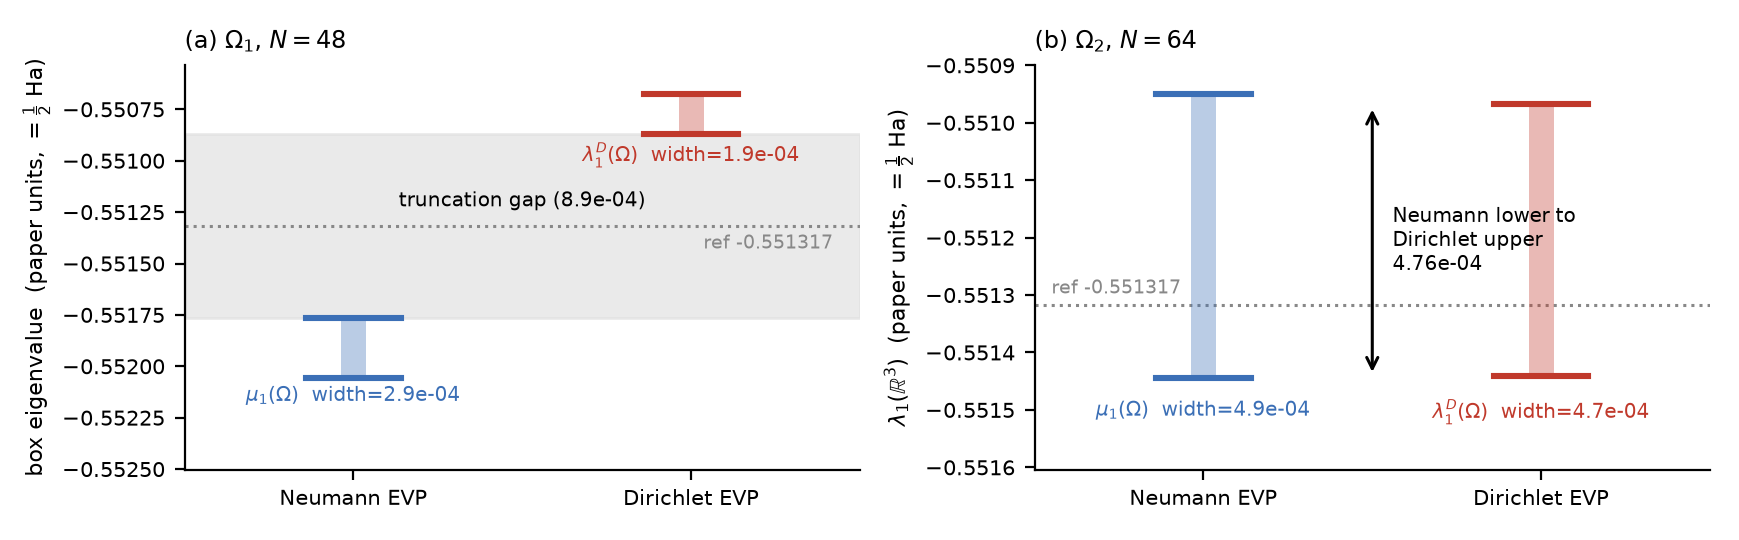

Write Python code to recreate this figure.
"""Regenerate Figure 5 (fig5_twosided_bc): two-sided certified brackets for each boundary
condition, Galerkin tier.  All values are read from the certificate files named below; nothing is
typed in.  Energies are in paper units (= 1/2 hartree).

  panel (a)  Omega_1 (L=10), N=48
      Neumann  mu_1(Omega):  ../certificates/upper_lower_truncation.json  rows[N=48] lg_lower / ritz_upper
      Dirichlet lambda_1^D:  ../certificates/dirichlet_brackets_all_domains.json domains.Omega1.rows.48
  panel (b)  Omega_2 (L=20), N=64
      Neumann  mu_1(Omega):  ../certificates/R3_enclosure_Omega2_N64.json  two_sided_enclosure_N64.lower_certified_best
                             upper = Neumann Ritz value mu_{1,N}, ../certificates/handoff_b2_omega2.json  mu1N
      Dirichlet lambda_1^D:  ../certificates/dirichlet_brackets_all_domains.json domains.Omega2.rows.64
"""
import json
import matplotlib
matplotlib.use("Agg")
import matplotlib.pyplot as plt

REF = -0.55131710724745          # exact lambda_1(R^3), paper units, eq. (lam1exact)
UL  = json.load(open("../certificates/upper_lower_truncation.json"))
DB  = json.load(open("../certificates/dirichlet_brackets_all_domains.json"))
R3  = json.load(open("../certificates/R3_enclosure_Omega2_N64.json"))
HB  = json.load(open("../certificates/handoff_b2_omega2.json"))

row48 = next(r for r in UL["rows"] if int(r["N"]) == 48)
neu1 = (row48["lg_lower"], row48["ritz_upper"])
d1   = DB["domains"]["Omega1"]["rows"]["48"]
dir1 = (d1["lambda1D_lower"], d1["lambda1D_upper"])
gap1 = dir1[0] - neu1[1]

neu2 = (R3["two_sided_enclosure_N64"]["lower_certified_best"], HB["mu1N"])
d2   = DB["domains"]["Omega2"]["rows"]["64"]
dir2 = (d2["lambda1D_lower"], d2["lambda1D_upper"])
enc2 = (neu2[0], dir2[1])

BLUE, RED, GREY = "#3b6fb6", "#c0392b", "#888888"

def bracket(ax, x, lo, hi, color, label):
    ax.plot([x, x], [lo, hi], color=color, lw=9, alpha=0.35, solid_capstyle="butt")
    for y in (lo, hi):
        ax.plot([x - 0.14, x + 0.14], [y, y], color=color, lw=2.2)
    ax.text(x, lo - 0.00004, label + f"  width={hi-lo:.1e}", ha="center", va="top", fontsize=7.2, color=color)

fig, (ax, bx) = plt.subplots(1, 2, figsize=(8.7, 2.7))
for a in (ax, bx):
    a.set_xticks([0, 1]); a.set_xticklabels(["Neumann EVP", "Dirichlet EVP"], fontsize=8)
    a.set_xlim(-0.5, 1.5); a.spines["top"].set_visible(False); a.spines["right"].set_visible(False)
    a.axhline(REF, ls=":", color=GREY, lw=1.1); a.tick_params(labelsize=7.5)

bracket(ax, 0, *neu1, BLUE, r"$\mu_1(\Omega)$")
bracket(ax, 1, *dir1, RED,  r"$\lambda_1^D(\Omega)$")
ax.axhspan(neu1[1], dir1[0], color="#dddddd", alpha=0.6, zorder=0)
ax.text(0.5, (neu1[1] + dir1[0]) / 2 + 0.00012, f"truncation gap ({gap1:.1e})", ha="center", va="center", fontsize=7.2)
ax.text(1.42, REF - 0.00004, f"ref {REF:.6f}", ha="right", va="top", fontsize=6.8, color=GREY)
ax.set_ylabel(r"box eigenvalue  (paper units, $=\frac{1}{2}$ Ha)", fontsize=8)
ax.set_title(r"(a) $\Omega_1$, $N=48$", fontsize=8.5, loc="left")

bracket(bx, 0, *neu2, BLUE, r"$\mu_1(\Omega)$")
bracket(bx, 1, *dir2, RED,  r"$\lambda_1^D(\Omega)$")
bx.annotate("", xy=(0.5, enc2[1]), xytext=(0.5, enc2[0]), arrowprops=dict(arrowstyle="<->", lw=1.1))
bx.text(0.56, (enc2[0] + enc2[1]) / 2, "Neumann lower to\nDirichlet upper\n" + f"{enc2[1]-enc2[0]:.2e}", fontsize=7.2, va="center")
bx.text(-0.45, REF + 0.00002, f"ref {REF:.6f}", fontsize=6.8, color=GREY)
bx.set_ylabel(r"$\lambda_1(\mathbb{R}^3)$  (paper units, $=\frac{1}{2}$ Ha)", fontsize=8)
bx.set_title(r"(b) $\Omega_2$, $N=64$", fontsize=8.5, loc="left")

for a in (ax, bx):
    lo_, hi_ = a.get_ylim(); a.set_ylim(lo_ - 0.25*(hi_-lo_), hi_ + 0.05*(hi_-lo_))
fig.tight_layout()
fig.savefig("fig5_twosided_bc.pdf"); fig.savefig("fig5_twosided_bc.png", dpi=200)
print(f"(a) gap={gap1:.4e}  neu={neu1} dir={dir1}")
print(f"(b) enclosure={enc2} width={enc2[1]-enc2[0]:.6e}")
